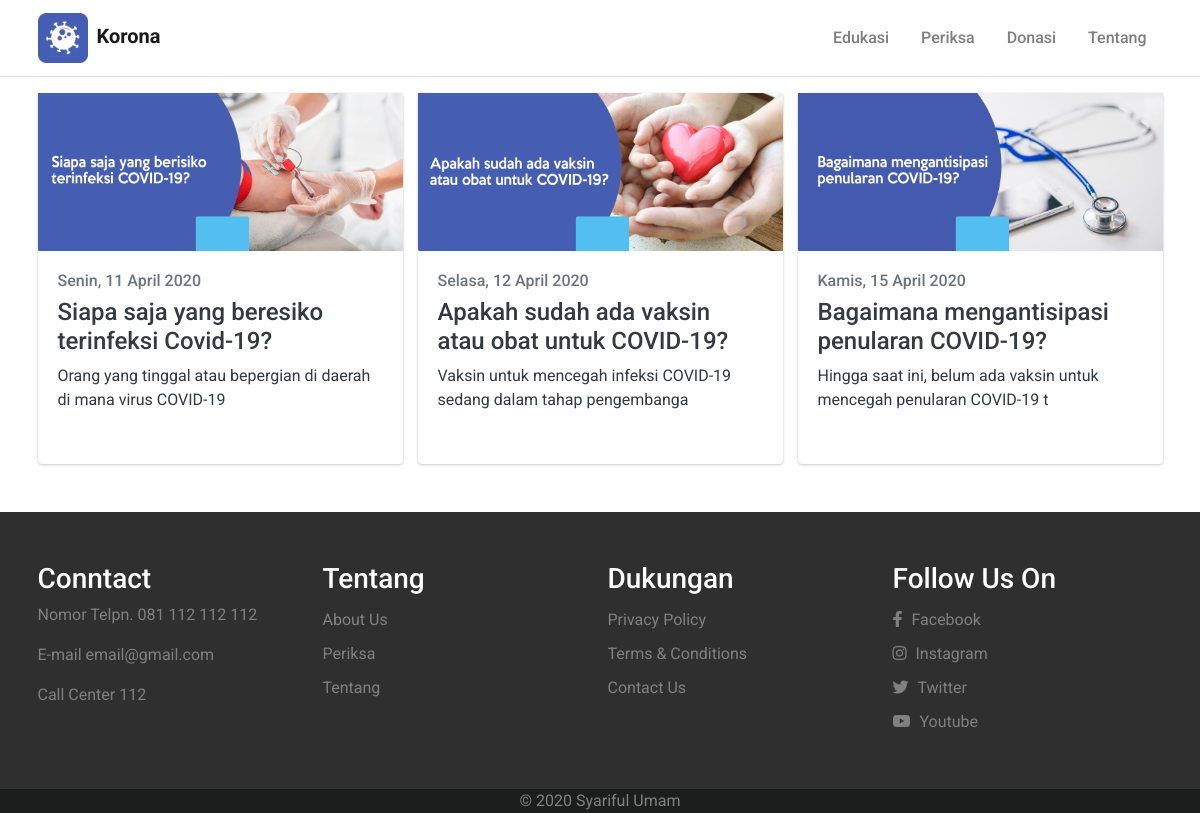
The app's page /index.php/edukasi with its own data.
### tables this page shows
CREATE TABLE `artikel` (
  `id_artikel` int(11) NOT NULL,
  `judul_artikel` varchar(100) NOT NULL,
  `tanggal` varchar(100) NOT NULL,
  `url` varchar(100) NOT NULL,
  `konten` text NOT NULL,
  `thumbnail` varchar(100) NOT NULL
);

### application/libraries/Template.php (called while the page is built)
<?php if ( ! defined('BASEPATH')) exit('No direct script access allowed');
class Template {
		var $template_data = array();
		function set($name, $value)
		{
			$this->template_data[$name] = $value;
		}
		function load($template = '', $view = '' , $view_data = array(), $return = FALSE)
		{
			$this->CI =& get_instance();
			$this->set('contents', $this->CI->load->view($view, $view_data, TRUE));
			return $this->CI->load->view($template, $this->template_data, $return);
		}
}

### application/controllers/Edukasi.php (called while the page is built, shortened)
<?php
class Edukasi extends CI_Controller {
	public function index()
	{
        $data['artikel'] = $this->db->get('artikel')->result();
		$this->template->load('template','edukasi',$data);
    }
}

### index.php (called while the page is built, shortened)
<?php
require_once BASEPATH.'core/CodeIgniter.php';

### application/views/edukasi.php (the view)
<div class="container">
	<div class="row">
		<?php foreach ($artikel as $key):?>
		<div class="col-xl-4 mt-3 mb-5">
			<a href="<?= base_url('edukasi/p/'.$key->url)?>">
				<div class="card h-100" style="">
					<img src="<?= base_url('assets/image/'.$key->thumbnail) ?>" class="card-img-top" alt="...">
					<div class="card-body">
						<h6 class="text-dark text-muted"><?= $key->tanggal ?></h6>
						<h4 class="text-dark"><?= $key->judul_artikel ?></h4>
						<?= substr($key->konten,'0','90') ?>
					</div>
				</div>
			</a>
		</div>
		<?php endforeach; ?>
	</div>
</div>

### application/views/template.php (shortened to what this page needs)
<!DOCTYPE html>
<html lang="en">
<head>
	<link rel="stylesheet" href="<?= base_url('assets/adminlte/plugins/fontawesome-free/css/all.min.css')?>">
	<link rel="stylesheet" href="<?= base_url('assets/adminlte/plugins/select2/css/select2.min.css')?>">
	<link rel="stylesheet"
		href="<?= base_url('assets/adminlte/plugins/select2-bootstrap4-theme/select2-bootstrap4.min.css')?>">
	<link rel="stylesheet" href="<?= base_url('assets/adminlte/dist/css/adminlte.min.css')?>">
	<link rel="stylesheet" href="<?= base_url('assets/stylebaru.css') ?>" />
</head>
<body class="hold-transition sidebar-collapse">
	<div class="wrapper">
		<nav class="navbar navbar-expand-md navbar-light navbar-white border-bottom">
			<div class="container">
				<a href="<?= base_url('home')?>" class="navbar-brand">
					<img src="<?= base_url('assets/image/logo-donor.png')?>" alt="AdminLTE Logo" class="brand-image"
						style="width: 50px;">
					<span class="brand-text font-weight-bold ml-1">Korona</span>
				</a>
				<ul class="navbar-nav ml-auto d-none d-md-flex">
					<li class="nav-item">
						<a href="<?= base_url('edukasi')?>" class="nav-link">Edukasi</a>
					</li>
					<li class="nav-item">
						<a href="<?= base_url('periksa')?>" class="nav-link">Periksa</a>
					</li>
					<li class="nav-item">
						<a href="https://kitabisa.com/" target="_blank" class="nav-link">Donasi</a>
					</li>
					<li class="nav-item">
						<a href="<?= base_url('tentang')?>" class="nav-link">Tentang</a>
					</li>
				</ul>
			</div>
		</nav>
		<?= $contents ?>
		<footer>
			<div class="container">
				<div class="row text-left">
					<div class="col-md-3 col-sm-12 donorin">
						<h3>Conntact</h3>
						<p class="pertama float-none">Nomor Telpn. 081 112 112 112</p>
						<p>E-mail email@gmail.com</p>
						<p>Call Center 112</p>
					</div>
					<div class="col-md-3 col-sm-12">
						<h3>Tentang</h3>
						<a href="#">About Us</a>
						<a href="#">Periksa</a>
						<a href="#">Tentang</a>
					</div>
					<div class="col-md-3 col-sm-12">
						<h3>Dukungan</h3>
						<a href="#">Privacy Policy</a>
						<a href="#">Terms & Conditions</a>
						<a href="#">Contact Us</a>
					</div>
					<div class="col-md-3 col-sm-12 sosmed">
						<h3>Follow Us On</h3>
						<a href="#"><i class="fab fa-facebook-f"></i> <span>Facebook</span></a>
						<a href="#"><i class="fab fa-instagram"></i> <span>Instagram</span></a>
						<a href="#"><i class="fab fa-twitter"></i> <span>Twitter</span></a>
						<a href="#"><i class="fab fa-youtube"></i> <span>Youtube</span></a>
					</div>
				</div>
			</div>
		</footer>
		<div class="copy-right text-center">&copy; 2020 Syariful Umam</div>
	</div>
</body>
</html>

### assets/stylebaru.css (style rules this page uses)
body { font-family: 'Roboto', sans-serif; }
nav ul li { font-weight: 500; }
footer { background: rgba(0, 0, 0, 0.815); padding: 50px 0px; ; color: white; }
footer p { color: grey; }
footer a { text-decoration: none; color: grey; display: block; padding: 5px 0; }
footer .sosmed span { margin-left: 5px; }
.copy-right { background-color: #1c1d1d; color: grey; }

### records on screen
artikel: thumbnail (picture), tanggal "Senin, 11 April 2020", judul_artikel "Siapa saja yang beresiko terinfeksi Covid-19?", konten "Orang yang tinggal atau bepergian di daerah di mana virus COVID-19"
artikel: thumbnail (picture), tanggal "Selasa, 12 April 2020", judul_artikel "Apakah sudah ada vaksin atau obat untuk COVID-19?", konten "Vaksin untuk mencegah infeksi COVID-19 sedang dalam tahap pengembanga"
artikel: thumbnail (picture), tanggal "Kamis, 15 April 2020", judul_artikel "Bagaimana mengantisipasi penularan COVID-19?", konten "Hingga saat ini, belum ada vaksin untuk mencegah penularan COVID-19 t"
